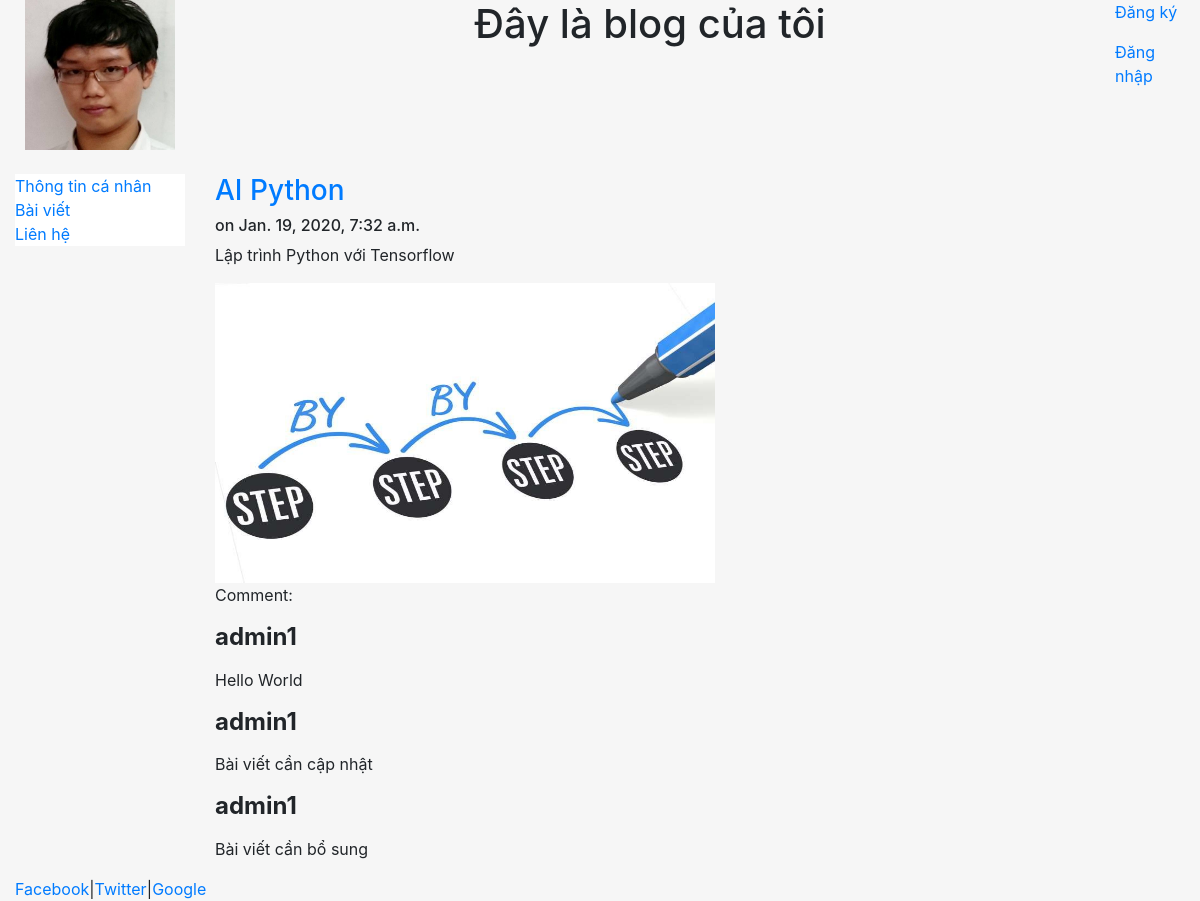
The app's page /blog/2/ with its own data.
### blog/models.py (models this page shows, shortened)
class Post(models.Model):
    title   = models.CharField(max_length=100)
    content = models.TextField()
    date    = models.DateTimeField(auto_now_add=True)
    image   = models.ImageField(null=True)

class Comment(models.Model):
    post = models.ForeignKey(Post, on_delete=models.CASCADE, related_name='comments')
    author = models.ForeignKey(settings.AUTH_USER_MODEL, on_delete=models.CASCADE)
    content = models.TextField()
    data = models.DateTimeField(auto_now_add=True)

### blog/views.py (the view)
# urls.py: path('<int:pk>/', views.post, name="post")
def post(request, pk):
    post = get_object_or_404(Post, pk=pk)
    form = CommentForm()
    if request.method == 'POST':
        form = CommentForm(request.POST, author=request.user, post=post)
        if form.is_valid():
            form.save()
    return render(request, "blog/post.html", {'post':post, 'form':form})

### blog/templates/blog/post.html (shortened to what this page needs)
{% extends "pages/base.html" %}
{% block content %}
   <h3><a href="{% url 'post' post.id %}">{{post.title}}</a></h3>
   <h6>on {{post.date}}</h6>
   {{post.content|safe|linebreaks}}
   {% if post.image %}
        <img src="{{post.image.url}}" width="500px" height="300px">
    {% endif %}
    <p>Comment: </p>
    {% for comment in post.comments.all %}
        <h4><strong>{{comment.author}}</strong></h4>
        <p>{{comment.content|linebreaks}}</p>
    {% endfor %}
{% endblock %}

### home/templates/pages/base.html (style rules this page uses)
html, body { height: 100%; background-color: #f6f6f6; }

### records on screen
Post: title "AI Python", date "Jan. 19, 2020, 7:32 a.m.", content "Lập trình Python với Tensorflow", image (picture)
Comment: author "admin1", content "Hello World"
Comment: author "admin1", content "Bài viết cần cập nhật"
Comment: author "admin1", content "Bài viết cần bổ sung"
